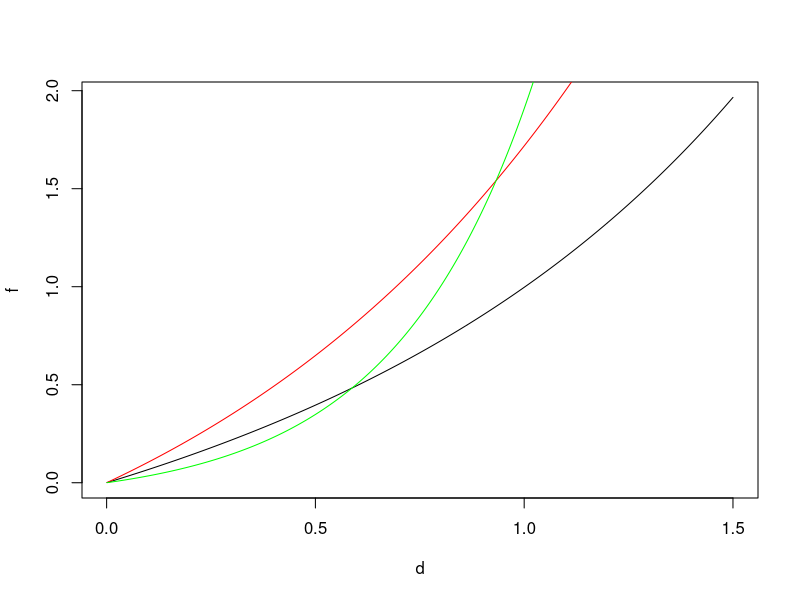

Reproduce this figure in R.
r1=.5; r2 =1-r1; alph=3; A=.1
d=.001*1:1500
f=exp(r1*d)+A*exp(alph*r2*d)-1-A
g=exp(d)-1
h=A*(exp(alph*d)-1)
plot(d,f,type='l')
lines(d,g,col='red')
lines(d,h,col='green')
